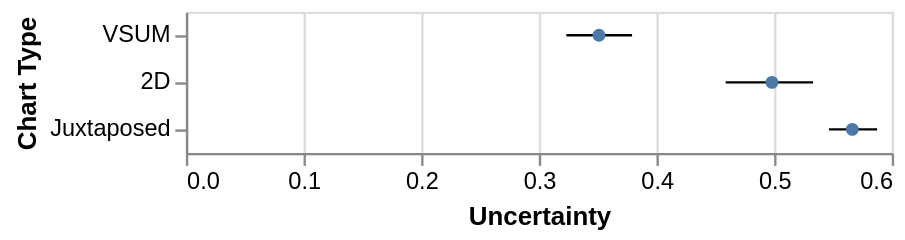

The specification (Vega-Lite) saved for this image:
### Vega-Lite specification from a JSON file in a GitHub repository (floating-point values rounded to 4 significant figures)
{"$schema": "https://vega.github.io/schema/vega-lite/v2.json", "data": {"values": [{"type": "2D", "mean": 0.4981, "ci1": 0.4588, "ci2": 0.5331}, {"type": "VSUM", "mean": 0.3511, "ci1": 0.3233, "ci2": 0.3792}, {"type": "Juxtaposed", "mean": 0.5664, "ci1": 0.5466, "ci2": 0.5875}]}, "layer": [{"mark": "rule", "encoding": {"y": {"field": "type", "type": "ordinal", "title": "Chart Type", "scale": {"domain": ["VSUM", "2D", "Juxtaposed"]}}, "x": {"field": "ci1", "type": "quantitative", "title": "Uncertainty", "axis": {"format": ".1f"}, "scale": {"zero": true}}, "x2": {"field": "ci2", "type": "quantitative"}}}, {"mark": "circle", "encoding": {"y": {"field": "type", "type": "ordinal", "scale": {"domain": ["Juxtaposed", "2D", "VSUM"]}}, "x": {"field": "mean", "type": "quantitative"}, "opacity": {"value": 1}}}]}
